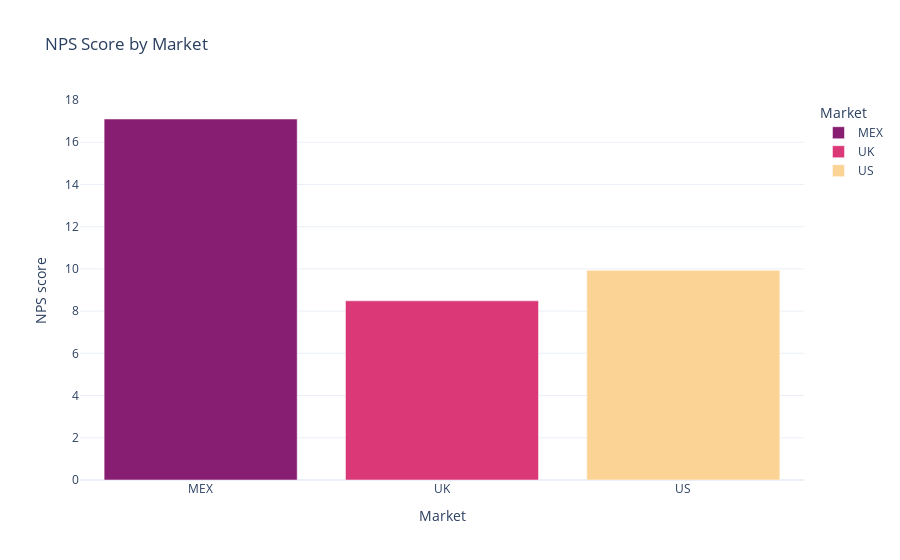

Notebook code for this chart:
### Code cell
# Assuming 'data' is your original DataFrame with relevant columns
# Grouping the data by 'Market' and 'NPS category' and counting 'ID'
dfmarket = data.groupby(['Market', 'NPS category'])['ID'].count()

# Unstacking to create a DataFrame with Markets as rows and NPS categories as columns
dfmarket = dfmarket.unstack(fill_value=0)  # Use fill_value to handle missing values

# Adding a 'Total' column that sums across NPS categories
dfmarket['Total'] = dfmarket.sum(axis=1)

# Resetting index to have 'Market' as a column
dfmarket = dfmarket.reset_index()

# Calculating the NPS score
# Ensure the categories match the actual column names after unstacking
dfmarket['NPS score'] = (
    dfmarket.get('Promoter', 0) / dfmarket['Total'] -
    dfmarket.get('Detractor', 0) / dfmarket['Total']
) * 100

# Dropping unnecessary columns
dfmarket = dfmarket.drop(columns=['Detractor', 'Passive', 'Promoter', 'Total'], errors='ignore')

#print(dfmarket)

# Plotting the NPS score by market using Plotly Express
fig = px.bar(
    dfmarket,
    x='Market',
    y='NPS score',
    title='NPS Score by Market',
    template='plotly_white',
    color='Market',
    color_discrete_map={'MEX': '#871e71', 'UK': '#da3877', 'US': '#fbd395'}
)

# Displaying the figure
fig.show()

### Figure 1 — Plotly figure (JSON) as saved in the notebook; plotly's stock layout.template omitted (floating-point values rounded to 4 significant figures)
{"data": [{"alignmentgroup": "True", "hovertemplate": "Market=%{x}<br>NPS score=%{y}<extra></extra>", "legendgroup": "MEX", "marker": {"color": "#871e71", "pattern": {"shape": ""}}, "name": "MEX", "offsetgroup": "MEX", "orientation": "v", "showlegend": true, "textposition": "auto", "x": ["MEX"], "xaxis": "x", "y": [17.1], "yaxis": "y", "type": "bar"}, {"alignmentgroup": "True", "hovertemplate": "Market=%{x}<br>NPS score=%{y}<extra></extra>", "legendgroup": "UK", "marker": {"color": "#da3877", "pattern": {"shape": ""}}, "name": "UK", "offsetgroup": "UK", "orientation": "v", "showlegend": true, "textposition": "auto", "x": ["UK"], "xaxis": "x", "y": [8.488], "yaxis": "y", "type": "bar"}, {"alignmentgroup": "True", "hovertemplate": "Market=%{x}<br>NPS score=%{y}<extra></extra>", "legendgroup": "US", "marker": {"color": "#fbd395", "pattern": {"shape": ""}}, "name": "US", "offsetgroup": "US", "orientation": "v", "showlegend": true, "textposition": "auto", "x": ["US"], "xaxis": "x", "y": [9.933], "yaxis": "y", "type": "bar"}], "layout": {"xaxis": {"anchor": "y", "domain": [0, 1], "title": {"text": "Market"}, "categoryorder": "array", "categoryarray": ["MEX", "UK", "US"]}, "yaxis": {"anchor": "x", "domain": [0, 1], "title": {"text": "NPS score"}}, "legend": {"title": {"text": "Market"}, "tracegroupgap": 0}, "title": {"text": "NPS Score by Market"}, "barmode": "relative"}}
